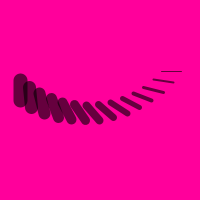
Frame 1 (no input)
Frame 2 (the mouse pressed at the canvas centre, redrawn once): identical to frame 1, image omitted

The Processing sketch that drew this single still picture (run headless with seeded random() and noise(); the mouse was pressed at the canvas centre and the sketch redrawn once):

// Processing sketch: Exercise_22_1
// ── Exercise_22_1.pde
// Write your own function to draw a parameterized arch.

  int x = 20;
  int u = 14;
  float a = -0.12;
  void setup() {
 size(200,200);
 background(155,0,155);
 stroke (0,153);
 smooth();
 noLoop();
  }
    void draw() { 
    background(255,0,155); 
    tail(x, u, a);
  }
  void tail(int xpos, int units, float angle) { 
    pushMatrix();
    translate(xpos, 0);
    for (int i = units; i > 0; i--) {
      strokeWeight(i);
      line(0, 100, 0, 80);
      translate(0, 8);
      rotate(angle);
    }
    popMatrix();
  }
